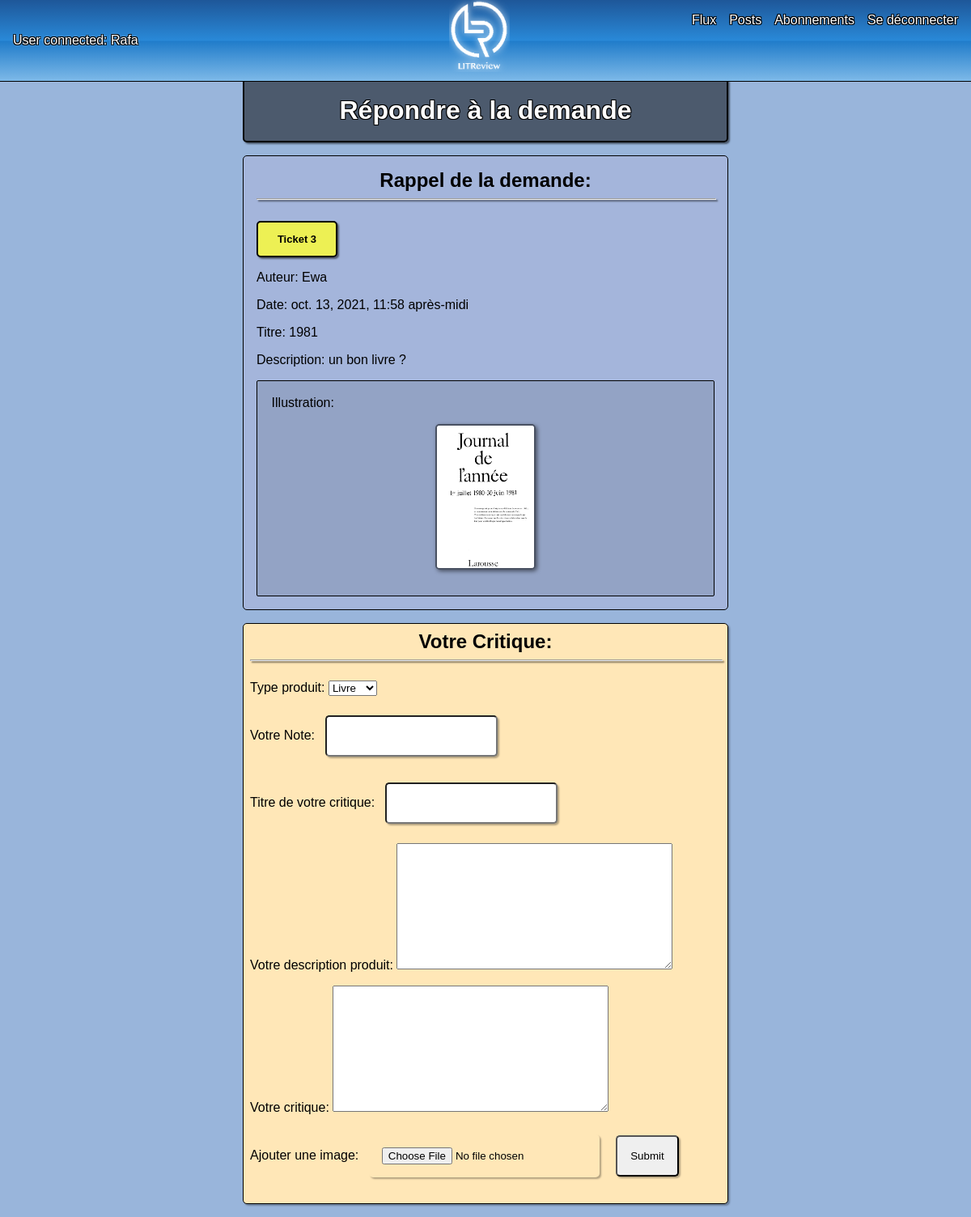
Before: /answer-ticket/3/ (signed in) with the older database file.
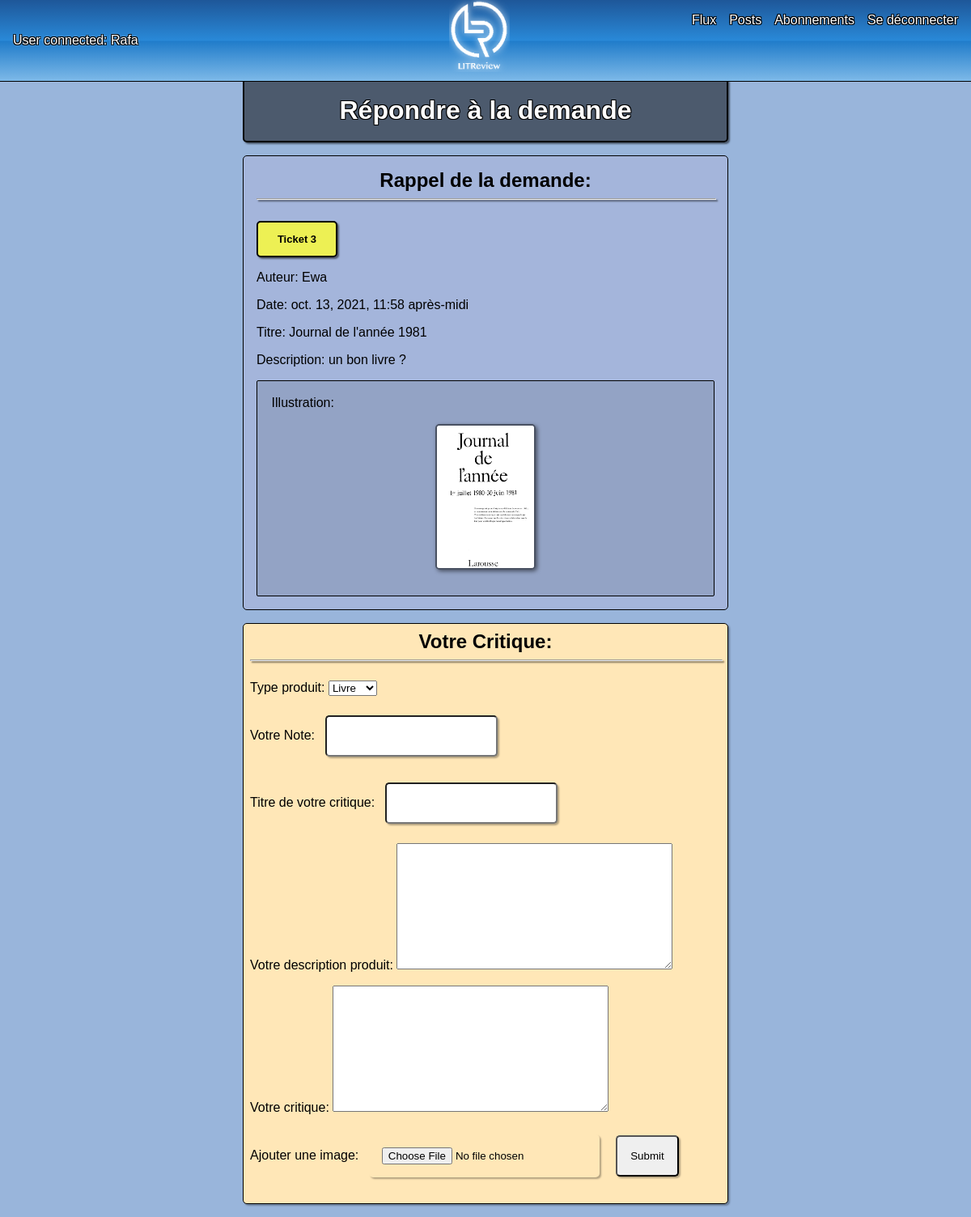
After: the same page with the newer database file.
### base/models.py (models this page shows)
class Ticket(models.Model):
    titre = models.CharField(max_length=128,
                             blank=True
                             )
    description = models.TextField(max_length=2048,
                                   blank=True
                                   )
    user = models.ForeignKey(to=settings.AUTH_USER_MODEL,
                             on_delete=models.CASCADE,
                             null=True,
                             blank=True
                             )
    image = models.ImageField(upload_to='images',
                              null=True,
                              blank=True
                              )
    time_created = models.DateTimeField(auto_now_add=True)

### base/views.py (the view, shortened to what this page needs)
# urls.py: path('answer-ticket/<str:pk>/', views.answer_ticket, name='answer'),
@login_required(login_url='/')
def answer_ticket(request, pk):
    tick = Ticket.objects.get(id=pk)
    reviewForm = ReviewForm()
    context = {'reviewForm': reviewForm, 'ticket': tick}
    return render(request, 'base/answer_ticket.html', context)

### base/forms.py
class ReviewForm(ModelForm):
    class Meta:
        model = Review
        fields = [
            'type_produit',
            'titre_produit',
            'description_produit',
            'image_produit',
            'note',
            'titre_critique',
            'description_critique'
        ]

### base/templates/base/answer_ticket.html (shortened to what this page needs)
{% extends 'main.html' %}
{% block content %}
    <div class="main-container">
        <div class="page-title">
            <h1>Répondre à la demande</h1>
        </div>
        <div class="color-ticket rappel">
            <div>
                <h2 class="text-center">Rappel de la demande: </h2>
            </div>
            <hr />
            <div>
                <br>
                <div class="ticket-tag">
                    <p>Ticket {{ticket.id}}</p>
                </div>
                <p> Auteur:
                    {% if request.user == ticket.user %}
                        <b>vous-même</b>
                    {% else %}
                        {{ticket.user|capfirst}}
                    {% endif %}
                </p>
                <p>Date: {{ticket.time_created}} </p>
                <p>Titre: {{ticket.titre}} </p>
                <p>Description: {{ticket.description}}</p>
                <div class="illustration">
                    <p>Illustration:</p>
                    {% if ticket.image %}
                        <img id="illustration-rappel" src="/media/{{ticket.image}}" />
                    {% else %}
                        <div class="nopic">
                            <i class="far fa-clipboard"> pas d'illustration </i>
                        </div>
                    {% endif %}
                </div>
            </div>
        </div>
        <div class="width-100">
            <div class="review">
                <div>
                    <h2 class="text-center">Votre Critique: </h2>
                </div>
                <hr />
                <div>
                    <form enctype="multipart/form-data" method="post" action="">
                        <p>Type produit: {{reviewForm.type_produit}}</p>
                        <p>Votre Note: {{reviewForm.note}}</p>
                        <p>Titre de votre critique: {{reviewForm.titre_critique}}</p>
                        <p>Votre description produit: {{reviewForm.description_critique}}
                        <p>Votre critique: {{reviewForm.description_critique}}</p>
                        <p>Ajouter une image: {{reviewForm.image_produit}}
                        <input type="submit" name"submit" value="Submit" />
                    </form>
                </div>
            </div>
        </div>
    </div>
{%endblock content%}

Changed rows visible on the page:
changed Ticket "un bon livre ?": titre "1981" → "Journal de l'année 1981"
